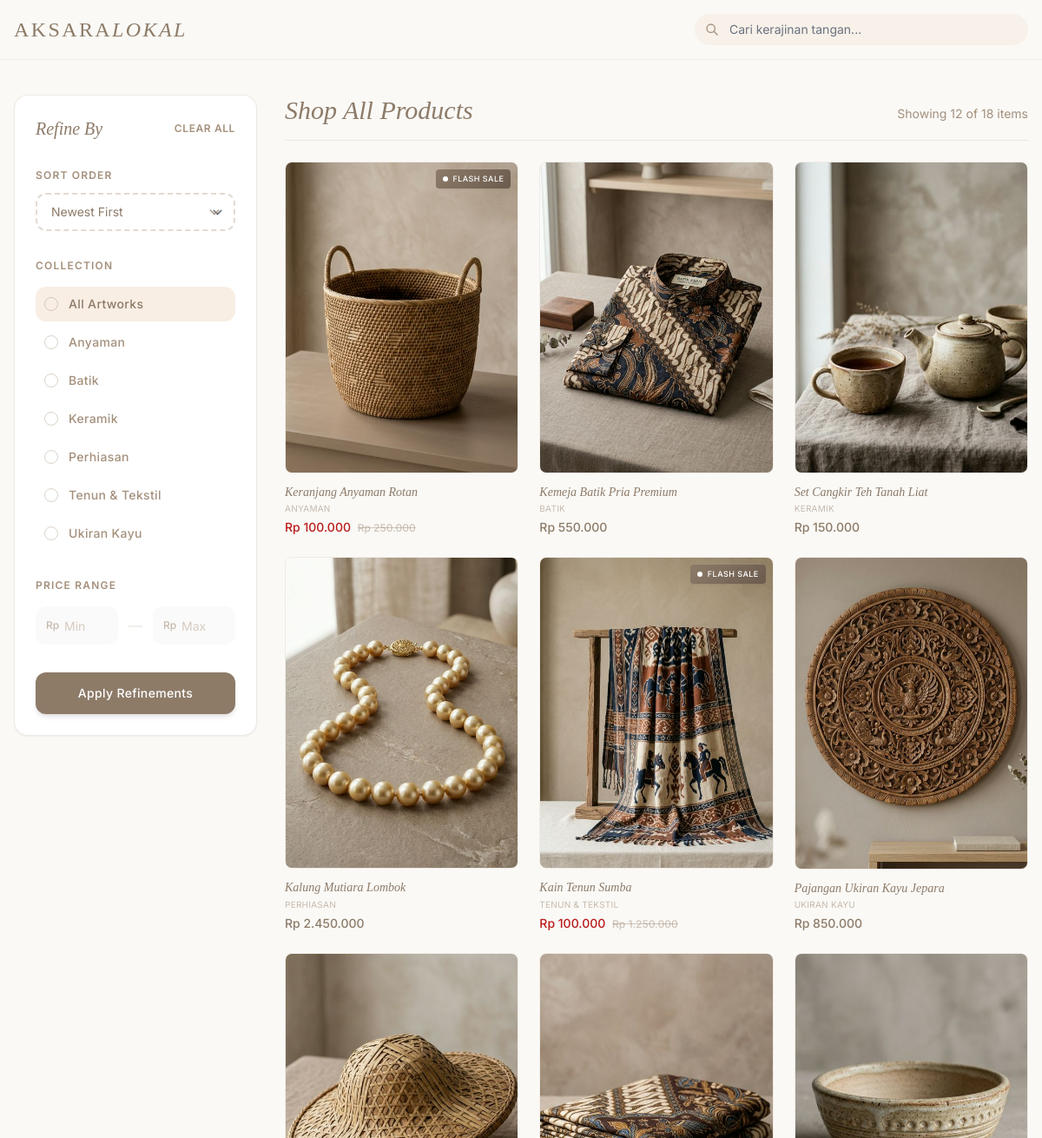
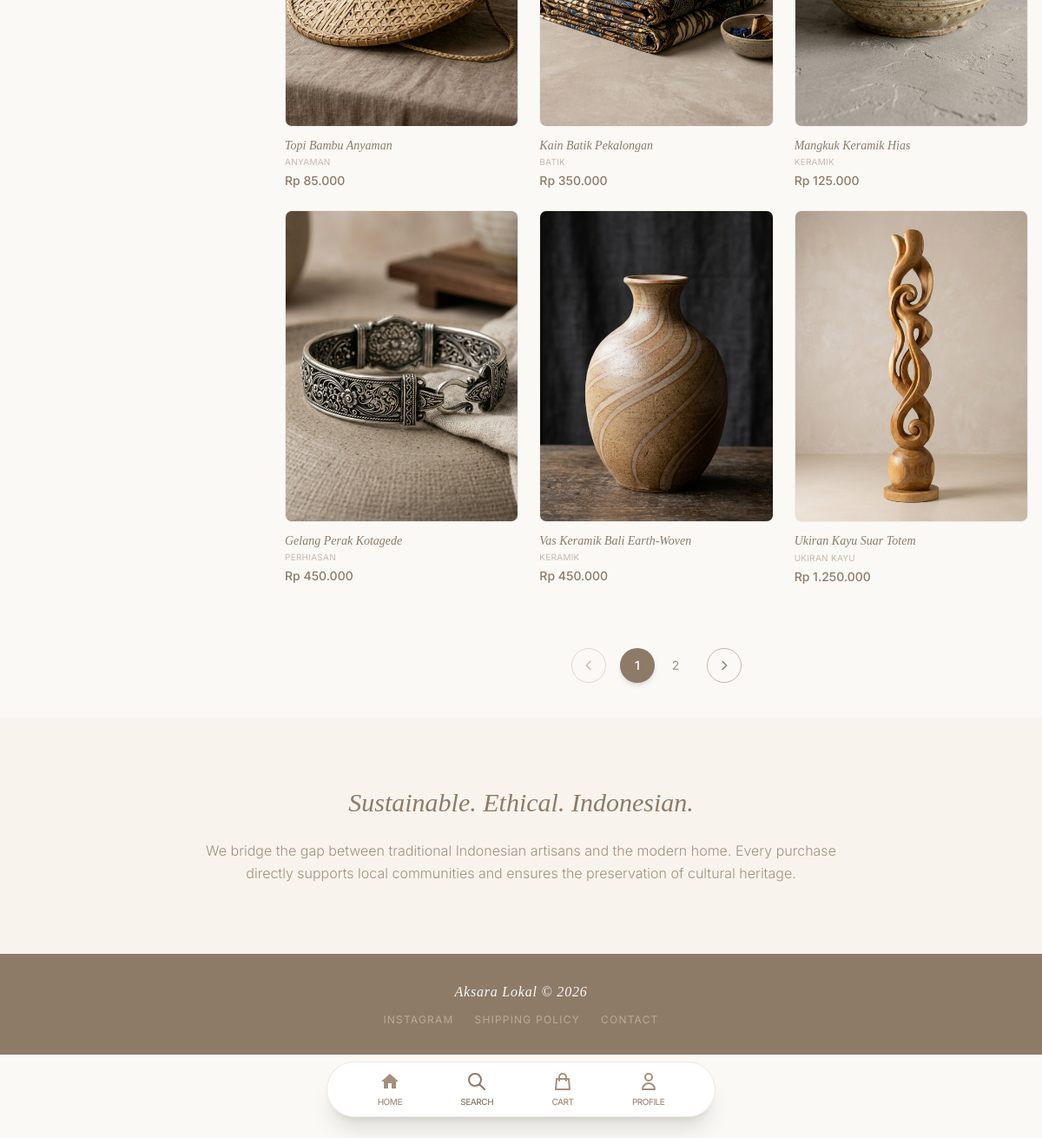
Screenshot of /public/products.php with the database file from the repository (2 pictures, top to bottom).
### tables this page shows
CREATE TABLE `categories` (
  `id` int(10) UNSIGNED NOT NULL,
  `name` varchar(100) NOT NULL,
  `icon_class` varchar(100) DEFAULT 'fa-box'
);

CREATE TABLE `products` (
  `id` int(10) UNSIGNED NOT NULL,
  `seller_id` int(10) UNSIGNED NOT NULL,
  `name` varchar(200) NOT NULL,
  `description` text NOT NULL,
  `price` decimal(12,2) NOT NULL,
  `stock` int(10) UNSIGNED NOT NULL DEFAULT 0,
  `category_id` int(10) UNSIGNED NOT NULL,
  `image` varchar(255) DEFAULT 'default.jpg',
  `is_active` tinyint(1) NOT NULL DEFAULT 1,
  `flash_sale_price` decimal(12,2) DEFAULT NULL,
  `flash_sale_end` datetime DEFAULT NULL,
  `created_at` datetime NOT NULL DEFAULT current_timestamp()
);

### views/products.php (the view, shortened to what the rows shown need)
<section class="max-w-7xl mx-auto px-4 py-10">
    <div class="flex flex-col md:flex-row gap-8">
        <aside class="md:w-[280px] shrink-0 self-start sticky top-24 z-10">
            <form action="<?= BASE_URL ?>/products.php" method="GET" id="filter-form"
                  class="bg-white/95 backdrop-blur-xl rounded-2xl shadow-sm border border-taupe-light/30 p-6 filter-sidebar max-h-[calc(100vh-8rem)] overflow-y-auto overscroll-y-contain">
                <div class="mb-8">
                    <div class="space-y-1">
                        <?php foreach ($categories as $cat): ?>
                        <label class="block relative cursor-pointer group">
                            <div class="flex items-center gap-3 p-2.5 rounded-xl transition-all peer-checked:bg-taupe-cream/50 peer-checked:text-taupe-dark text-taupe-mid hover:bg-neutral-50">
                                <span class="w-4 h-4 shrink-0 rounded-full border border-taupe-mid/40 flex items-center justify-center peer-checked:border-taupe-dark transition-colors">
                                </span>
                                <span class="text-sm font-medium tracking-wide"><?= e($cat['name']) ?></span>
                            </div>
                        </label>
                        <?php endforeach; ?>
                    </div>
                </div>
            </form>
        </aside>
        <div class="flex-1 flex flex-col justify-between">
            <div>
                <div class="flex items-end justify-between mb-6 pb-4 border-b border-taupe-light/30">
                    <h2 class="font-serif text-3xl text-taupe-dark italic">
                        <?= e($pageTitle) ?>
                    </h2>
                </div>
                <?php if (empty($products)): ?>
                <div class="text-center py-20 bg-white rounded-xl border border-taupe-light/30">
                    <svg class="w-12 h-12 mx-auto text-taupe-light mb-4" fill="none" stroke="currentColor" viewBox="0 0 24 24">
                        <path stroke-linecap="round" stroke-linejoin="round" stroke-width="1.5" d="M20 7l-8-4-8 4m16 0l-8 4m8-4v10l-8 4m0-10L4 7m8 4v10M4 7v10l8 4"/>
                    </svg>
                    <h3 class="text-lg font-serif italic text-taupe-dark mb-2">No products found</h3>
                    <p class="text-sm text-taupe-mid">Try adjusting your filters or search query.</p>
                </div>
                <?php else: ?>
                <div class="grid grid-cols-2 md:grid-cols-3 xl:grid-cols-4 gap-4 md:gap-6 mb-10">
                    <?php foreach ($products as $product): ?>
                    <a href="<?= BASE_URL ?>/product_detail.php?id=<?= $product['id'] ?>" class="product-card group block">
                        <div class="relative aspect-[3/4] rounded-lg overflow-hidden bg-warm-gray mb-3 border border-taupe-light/20">
                            <img src="<?= BASE_URL ?>/assets/images/<?= e($product['image']) ?>"
                                 alt="<?= e($product['name']) ?>"
                                 class="w-full h-full object-cover group-hover:scale-105 transition-transform duration-500"
                                 onerror="this.src='<?= BASE_URL ?>/assets/images/default.jpg'">
                            <?php if ($product['flash_sale_price'] && strtotime($product['flash_sale_end']) > time()): ?>
                            <div class="absolute top-2 right-2 flash-badge flex items-center gap-1.5 px-2 py-1 rounded shadow-sm">
                                <span class="w-1.5 h-1.5 bg-white rounded-full animate-pulse"></span>
                                <span class="text-[9px] tracking-wider uppercase text-white font-medium">Flash Sale</span>
                            </div>
                            <?php endif; ?>
                        </div>
                        <h3 class="font-serif text-sm italic text-taupe-dark leading-snug group-hover:underline underline-offset-4 decoration-taupe-light/50"><?= e($product['name']) ?></h3>
                        <p class="text-[10px] tracking-wide uppercase text-taupe-mid/60 mt-0.5"><?= e($product['category_name'] ?? '') ?></p>
                        <p class="text-sm font-medium text-taupe-dark mt-1">
                            <?php if ($product['flash_sale_price'] && strtotime($product['flash_sale_end']) > time()): ?>
                                <span class="text-red-700"><?= formatRupiah($product['flash_sale_price']) ?></span>
                                <span class="text-taupe-mid/50 line-through text-xs ml-1"><?= formatRupiah($product['price']) ?></span>
                            <?php else: ?>
                                <?= formatRupiah($product['price']) ?>
                            <?php endif; ?>
                        </p>
                    </a>
                    <?php endforeach; ?>
                </div>
                <?php endif; ?>
            </div>
        </div>
    </div>
</section>

### rows the page displays
categories: name "Anyaman"
categories: name "Batik"
categories: name "Keramik"
categories: name "Perhiasan"
categories: name "Tenun & Tekstil"
categories: name "Ukiran Kayu"
products: image (placeholder picture), shows "FLASH SALE", name "Keranjang Anyaman Rotan", category.name "ANYAMAN", flash_sale_price "Rp 100.000", price "Rp 250.000"
products: image (placeholder picture), name "Kemeja Batik Pria Premium", category.name "BATIK", price "Rp 550.000"
products: image (placeholder picture), name "Set Cangkir Teh Tanah Liat", category.name "KERAMIK", price "Rp 150.000"
products: image (placeholder picture), name "Kalung Mutiara Lombok", category.name "PERHIASAN", price "Rp 2.450.000"
products: image (placeholder picture), shows "FLASH SALE", name "Kain Tenun Sumba", category.name "TENUN & TEKSTIL", flash_sale_price "Rp 100.000", price "Rp 1.250.000"
products: image (placeholder picture), name "Pajangan Ukiran Kayu Jepara", category.name "UKIRAN KAYU", price "Rp 850.000"
products: image (placeholder picture), name "Topi Bambu Anyaman", category.name "ANYAMAN", price "Rp 85.000"
products: image (placeholder picture), name "Kain Batik Pekalongan", category.name "BATIK", price "Rp 350.000"
products: image (placeholder picture), name "Mangkuk Keramik Hias", category.name "KERAMIK", price "Rp 125.000"
products: image (placeholder picture), name "Gelang Perak Kotagede", category.name "PERHIASAN", price "Rp 450.000"
products: image (picture), name "Vas Keramik Bali Earth-Woven", category.name "KERAMIK", price "Rp 450.000"
products: image (picture), name "Ukiran Kayu Suar Totem", category.name "UKIRAN KAYU", price "Rp 1.250.000"

### other values shown
$pageTitle "Shop All Products"
count($products) "12"
$totalData "18"
